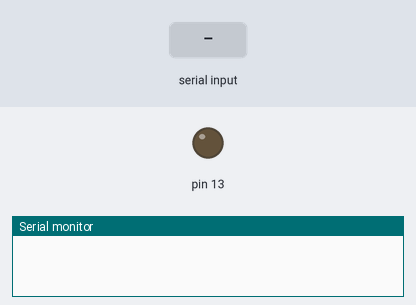
Bench run of a sketch on a simulated Arduino Uno, built with avr-gcc and run on an emulated ATmega328P. Parts: output pins drawn as LEDs (lit = HIGH), the last lines printed to the serial monitor. Inputs (shaded band) come from the test bench.

Above: at 1.2 s.
1.3 s: "a" received over Serial
At 2.2 s:
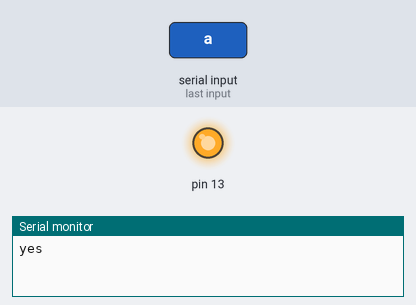
2.8 s: "1" received over Serial
At 3.4 s:
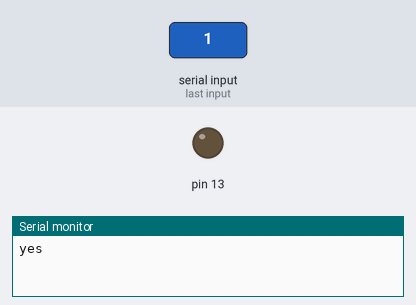
Timing chart, 0 to 5.8 s (numbered marks = the images above; inputs shaded):
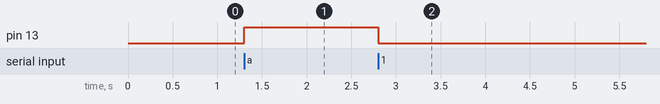

Measured:
- after the input at 1.3 s, pin 13: LOW → HIGH at once
- after the input at 2.8 s, pin 13: HIGH → LOW at once

The sketch:

serialcom.ino
```cpp
 void setup() {
 pinMode(13,OUTPUT);
 digitalWrite(13,LOW);
 Serial.begin(9600);// put your setup code here, to run once:

}

void loop()
{
  if (Serial.available()>0)
  {
    //Serial.println(Serial.read());
    if (Serial.read() == 97)
    {
      Serial.print("yes");
     digitalWrite(13,HIGH);
    }
    else
    {
     digitalWrite(13,LOW);
    }
  }
 }
```
